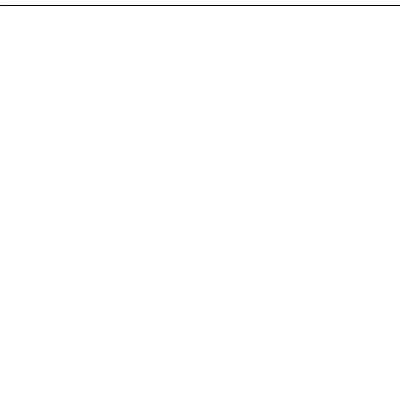
Frame 1 (no input)
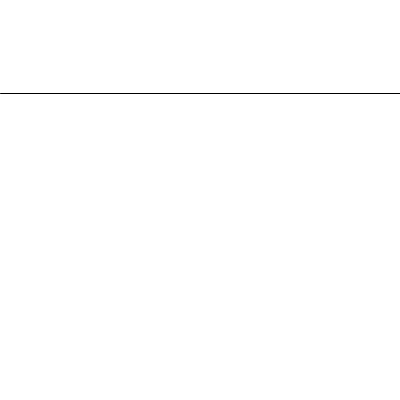
Frame 60 (the mouse pressed at the canvas centre just before this capture)
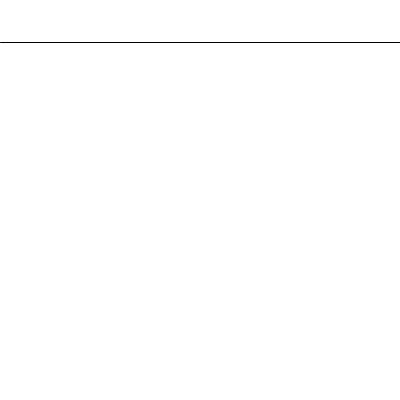
Frame 120 (the mouse held since frame 60 and released just before this capture)

The Processing sketch that drew these frames (run headless with seeded random() and noise(); from frame 60 on, the mouse is pressed at the canvas centre):

// Processing sketch: processing_135419
// ── processing_135419.pde

float x = 10;
float y = 5;
 
void setup() {
  size (400, 400);
}
 
void draw () {
background (255);
  x=x*1.05;
  y=y*1.05;
float a = min(x, y); 
float b = max(x, y); 
 
  
line(0, y, width, y);
  
if (b> 400){
  y=5;
  x=10;
}
 
  println(a,b);
}
